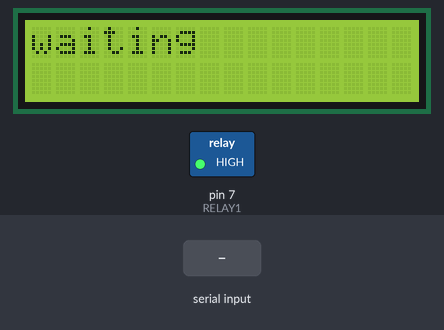
The sketch below on a simulated Arduino Uno, built with avr-gcc and run on an emulated ATmega328P. Shown: 16×2 character LCD, switched loads named in the sketch (green lamp = pin HIGH). The inputs (shaded band) are chosen by the test bench. What the sketch prints to the serial monitor is not drawn.

Above: at 1.2 s.
1.3 s: "s90\n" received over the second serial link
At 2.8 s:
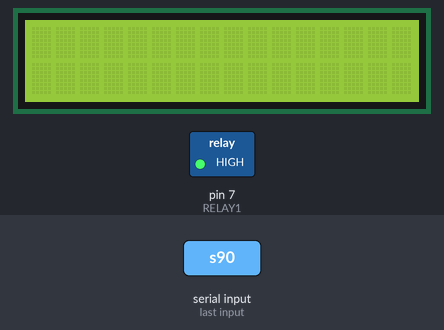
3.1 s: "w90\n" received over the second serial link
At 4.4 s:
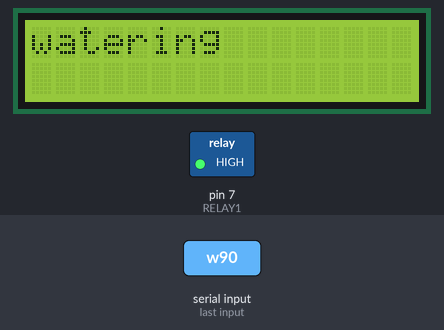
6.1 s: "w" received over the second serial link
At 8.9 s:
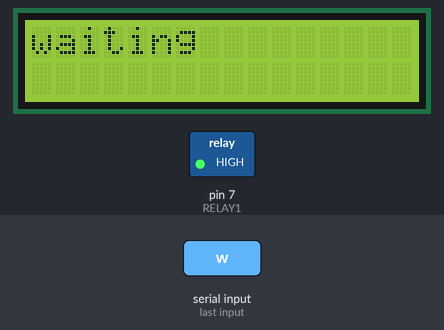
9.1 s: "90\n" received over the second serial link
At 9.21 s:
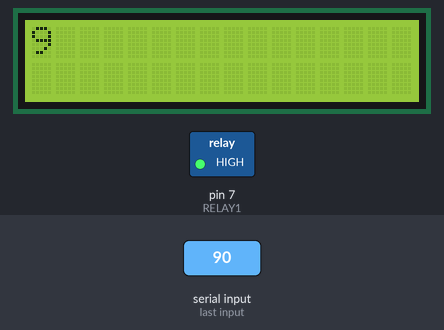
Timing chart, 0 to 11.8 s (numbered marks = the images above; inputs shaded):
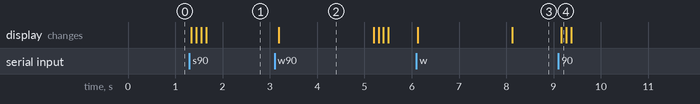

The sketch:

arduino_water_bt.ino
```cpp
  /*

 */

// include the library code:
#include <LiquidCrystal.h>

// initialize the library with the numbers of the interface pins
LiquidCrystal lcd(12, 11, 5, 4, 3, 2);

//Include the module so we don't
//have to use the default Serial
//so the Arduino can be plugged in
//to a computer and still use bluetooth
#include <SoftwareSerial.h>

//Define the pins used for receiving
//and transmitting information via Bluetooth
const int rxpin = 8;
const int txpin = 9;

//Variable to store input value
//initialized with arbitrary value
char k = 'h';
int dur = 8;
//Connect the Bluetooth module
SoftwareSerial bluetooth(rxpin, txpin);

// define the pin that control the relay
#define RELAY1  7


void setup() {
  //INITIALIZE LCD SCREEN
  // set up the number of columns and rows on the LCD
  lcd.begin(16, 2);
  // set the cursor to column 0, line 1
  // line 1 is the second row, since counting begins with 0
  lcd.setCursor(0, 1);
  // print to the second line
  //lcd.print("Dio Porco!");

  //INITIALIZE RELAY
  pinMode(RELAY1, OUTPUT);
  digitalWrite(RELAY1,1);

  //INITIALIZE BLUETOOTH
  bluetooth.begin(9600);
  bluetooth.println("Bluetooth ready");

 Serial.begin(9600);

}

void loop() {

    //Check for new data
  if(bluetooth.available()){
    //Remember new data
    k = bluetooth.read();
    //Print the data for debugging purposes
    lcd.clear();
    //lcd.print(k);
  }

  //water the plants if received data is w
  if( k == 'w' ){
    lcd.clear();
    lcd.print("watering");
    water_plants(dur);
    k= 'h';
    lcd.clear();
    lcd.print("waiting");
  }
  //wait if received data is h
  else if( k == 'h') {
    lcd.clear();
    lcd.print("waiting");
  }
  //change watering duration
  else if (isDigit(k)) {
      dur = k - '0';
      lcd.clear();
      lcd.print(dur);
    }
  // send sensor data
  else if( k == 's') {
    lcd.clear();
    lcd.print("soil sensor");
    int Si0 = analogRead(A0);
    String S0 = String(Si0);
    bluetooth.print("#{'S0': "+S0+"}");
    Serial.print("#{'S0': "+S0+"}");
  }
  else {
    lcd.clear();
    lcd.print(k);

  }
  //Wait 100 milliseconds to decrease unnecessary hardware strain
   delay(100);

}

// define watering function that waters for "dur" seconds
// how long to water is set by variable "dur", default is 8 seconds
void water_plants(int dur){
   digitalWrite(RELAY1,0);          // Turns ON Relays 1
   delay(dur*1000);                     // Wait 2 seconds

   digitalWrite(RELAY1,1);          // Turns Relay Off
   delay(2000);
}
```

Measured:
- after the input at 1.3 s, the display: first changes at once (image 1 shows a later state)
- after the input at 3.1 s, the display: changes after 0.09 s (image 2)
- after the input at 6.1 s, the display: first changes at once (image 3 shows a later state)
- after the input at 9.1 s, the display: changes after 0.06 s (image 4)
- what the display in image 2 shows lasts 2.0 s, from 3.2 s to 5.2 s
